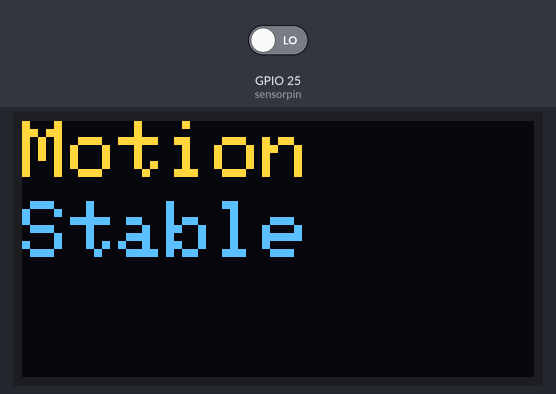
Bench run of a sketch on a simulated ESP32. On the bench: 128×64 one-colour display. The test bench sets the inputs (shaded band); at power-on: GPIO 25 (sensorpin) LOW. The OLED is the two-colour kind (top 16 rows yellow); the display library's start-up logo is not drawn; no radio packets arrive unless stated; what the sketch prints to the serial monitor is not drawn.

Above: at 1.2 s.
1.3 s: GPIO 25 (sensorpin) driven HIGH
At 3.4 s:
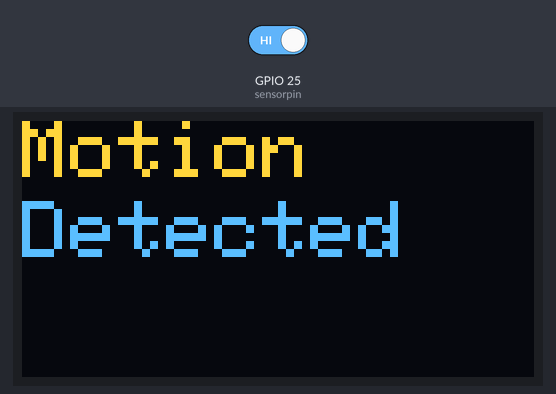
3.7 s: GPIO 25 (sensorpin) driven LOW
At 5.4 s:
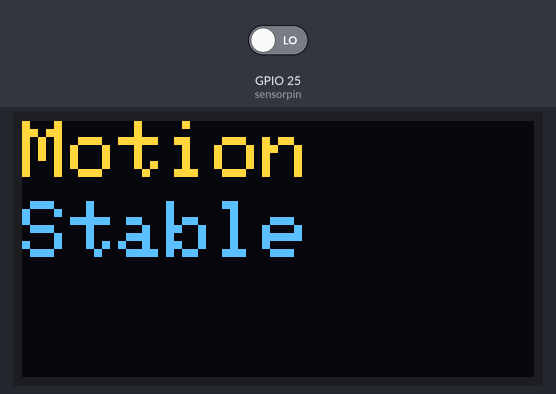
Timing chart, 0 to 6.9 s (numbered marks = the images above; inputs shaded):
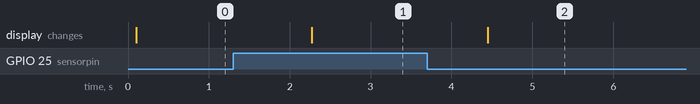

The sketch:

DFR_LORA_TX_MOTION_OLED.ino
```cpp
#include <SPI.h>
#include <LoRa.h>
#include <Wire.h>
#include <Adafruit_GFX.h>
#include <Adafruit_SSD1306.h>

#define SCREEN_WIDTH 128 // OLED display width, in pixels
#define SCREEN_HEIGHT 64 // OLED display height, in pixels

// Declaration for an SSD1306 display connected to I2C (SDA, SCL pins)
#define OLED_RESET     9 // Reset pin # (or -1 if sharing Arduino reset pin)
Adafruit_SSD1306 display(SCREEN_WIDTH, SCREEN_HEIGHT, &Wire, OLED_RESET);

#define ss 27
#define rst 26
#define dio0 22
int counter = 0;
const int sensorpin = 25;
int buttonState = 0;

void setup() {
  Serial.begin(115200);

  // SSD1306_SWITCHCAPVCC = generate display voltage from 3.3V internally
  if(!display.begin(SSD1306_SWITCHCAPVCC, 0x3C)) { // Address 0x3D for 128x64
    Serial.println(F("SSD1306 allocation failed"));
    for(;;); // Don't proceed, loop forever
  }
  pinMode(sensorpin,INPUT);
  while (!Serial);
  Serial.println("LoRa Sender");
  LoRa.setPins(ss, rst, dio0);
    if (!LoRa.begin(915E6)) {
    Serial.println("Starting LoRa failed!");
    delay(100);
    while (1);
  }

  display.display();
  delay(2);
  display.clearDisplay();
}

void loop() {
  buttonState = digitalRead(sensorpin);

  if (buttonState == HIGH) {
    display.clearDisplay();
    display.setTextSize(2);             // Normal 1:1 pixel scale
    display.setTextColor(WHITE);        // Draw white text
    display.setCursor(0,0);             // Start at top-left corner
    display.println(F("Motion"));
    display.setCursor(0,20);
    display.print("Detected");
    display.display();
    LoRa.beginPacket();
    LoRa.print("ON");
    LoRa.endPacket();
  } else {
    display.clearDisplay();
    display.setTextSize(2);             // Normal 1:1 pixel scale
    display.setTextColor(WHITE);        // Draw white text
    display.setCursor(0,0);             // Start at top-left corner
    display.println(F("Motion"));
    display.setCursor(0,20);
    display.print("Stable");
    display.display();
    LoRa.beginPacket();
    LoRa.print("OFF");
    LoRa.endPacket();
  }

  delay(1000);
}
```

Measured:
- after the input at 1.3 s, the display: changes after 0.97 s (image 1)
- after the input at 3.7 s, the display: changes after 0.75 s (image 2)
